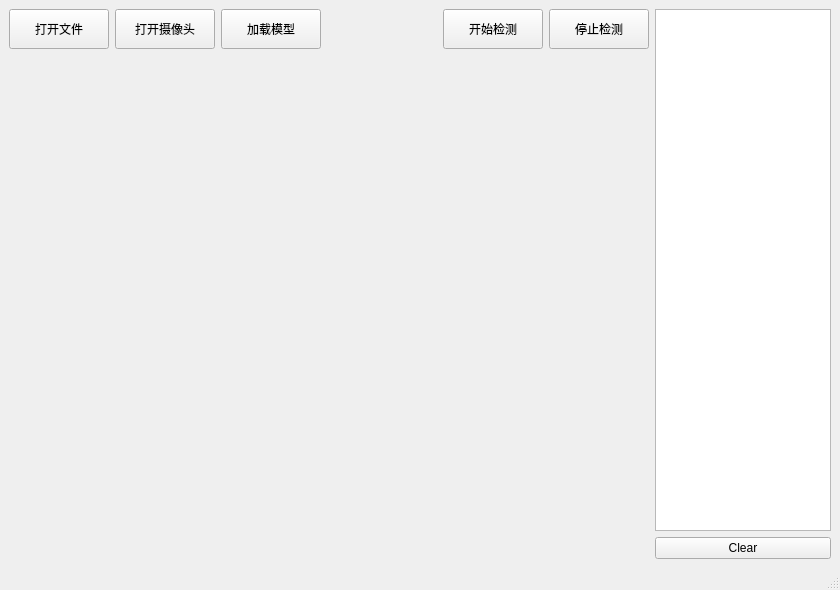
<?xml version="1.0" encoding="UTF-8"?>
<ui version="4.0">
 <class>MainWindow</class>
 <widget class="QMainWindow" name="MainWindow">
  <property name="geometry">
   <rect>
    <x>0</x>
    <y>0</y>
    <width>840</width>
    <height>590</height>
   </rect>
  </property>
  <property name="windowTitle">
   <string>MainWindow</string>
  </property>
  <widget class="QWidget" name="centralwidget">
   <layout class="QGridLayout" name="gridLayout">
    <item row="0" column="0">
     <layout class="QHBoxLayout" name="horizontalLayout">
      <item>
       <widget class="QPushButton" name="openfile">
        <property name="minimumSize">
         <size>
          <width>100</width>
          <height>40</height>
         </size>
        </property>
        <property name="text">
         <string>打开文件</string>
        </property>
        <property name="icon">
         <iconset resource="res.qrc">
          <normaloff>:/icon/open.ico</normaloff>:/icon/open.ico</iconset>
        </property>
        <property name="iconSize">
         <size>
          <width>32</width>
          <height>32</height>
         </size>
        </property>
       </widget>
      </item>
      <item>
       <widget class="QPushButton" name="openCamera">
        <property name="minimumSize">
         <size>
          <width>100</width>
          <height>40</height>
         </size>
        </property>
        <property name="text">
         <string>打开摄像头</string>
        </property>
        <property name="icon">
         <iconset resource="res.qrc">
          <normaloff>:/icon/eye.ico</normaloff>:/icon/eye.ico</iconset>
        </property>
        <property name="iconSize">
         <size>
          <width>32</width>
          <height>32</height>
         </size>
        </property>
       </widget>
      </item>
      <item>
       <widget class="QPushButton" name="loadfile">
        <property name="minimumSize">
         <size>
          <width>100</width>
          <height>40</height>
         </size>
        </property>
        <property name="text">
         <string>加载模型</string>
        </property>
        <property name="icon">
         <iconset resource="res.qrc">
          <normaloff>:/icon/flush.ico</normaloff>:/icon/flush.ico</iconset>
        </property>
        <property name="iconSize">
         <size>
          <width>32</width>
          <height>32</height>
         </size>
        </property>
       </widget>
      </item>
      <item>
       <spacer name="horizontalSpacer">
        <property name="orientation">
         <enum>Qt::Horizontal</enum>
        </property>
        <property name="sizeHint" stdset="0">
         <size>
          <width>13</width>
          <height>37</height>
         </size>
        </property>
       </spacer>
      </item>
      <item>
       <widget class="QPushButton" name="startdetect">
        <property name="minimumSize">
         <size>
          <width>100</width>
          <height>40</height>
         </size>
        </property>
        <property name="text">
         <string>开始检测</string>
        </property>
        <property name="icon">
         <iconset resource="res.qrc">
          <normaloff>:/icon/play.ico</normaloff>:/icon/play.ico</iconset>
        </property>
        <property name="iconSize">
         <size>
          <width>32</width>
          <height>32</height>
         </size>
        </property>
       </widget>
      </item>
      <item>
       <widget class="QPushButton" name="stopdetect">
        <property name="minimumSize">
         <size>
          <width>100</width>
          <height>40</height>
         </size>
        </property>
        <property name="text">
         <string>停止检测</string>
        </property>
        <property name="icon">
         <iconset resource="res.qrc">
          <normaloff>:/icon/stop.ico</normaloff>:/icon/stop.ico</iconset>
        </property>
        <property name="iconSize">
         <size>
          <width>32</width>
          <height>32</height>
         </size>
        </property>
       </widget>
      </item>
     </layout>
    </item>
    <item row="0" column="1" rowspan="2">
     <layout class="QVBoxLayout" name="verticalLayout">
      <item>
       <widget class="QTextEdit" name="textEditlog">
        <property name="sizePolicy">
         <sizepolicy hsizetype="Preferred" vsizetype="Preferred">
          <horstretch>0</horstretch>
          <verstretch>0</verstretch>
         </sizepolicy>
        </property>
        <property name="minimumSize">
         <size>
          <width>150</width>
          <height>350</height>
         </size>
        </property>
       </widget>
      </item>
      <item>
       <widget class="QPushButton" name="clearButton">
        <property name="text">
         <string>Clear</string>
        </property>
        <property name="icon">
         <iconset resource="res.qrc">
          <normaloff>:/icon/clear.ico</normaloff>:/icon/clear.ico</iconset>
        </property>
       </widget>
      </item>
     </layout>
    </item>
    <item row="1" column="0">
     <widget class="QLabel" name="label">
      <property name="enabled">
       <bool>true</bool>
      </property>
      <property name="sizePolicy">
       <sizepolicy hsizetype="Minimum" vsizetype="Minimum">
        <horstretch>0</horstretch>
        <verstretch>0</verstretch>
       </sizepolicy>
      </property>
      <property name="minimumSize">
       <size>
        <width>640</width>
        <height>480</height>
       </size>
      </property>
      <property name="text">
       <string/>
      </property>
      <property name="scaledContents">
       <bool>false</bool>
      </property>
      <property name="alignment">
       <set>Qt::AlignCenter</set>
      </property>
     </widget>
    </item>
   </layout>
  </widget>
  <widget class="QMenuBar" name="menubar">
   <property name="geometry">
    <rect>
     <x>0</x>
     <y>0</y>
     <width>840</width>
     <height>20</height>
    </rect>
   </property>
  </widget>
  <widget class="QStatusBar" name="statusbar"/>
 </widget>
 <resources>
  <include location="res.qrc"/>
 </resources>
 <connections/>
</ui>
